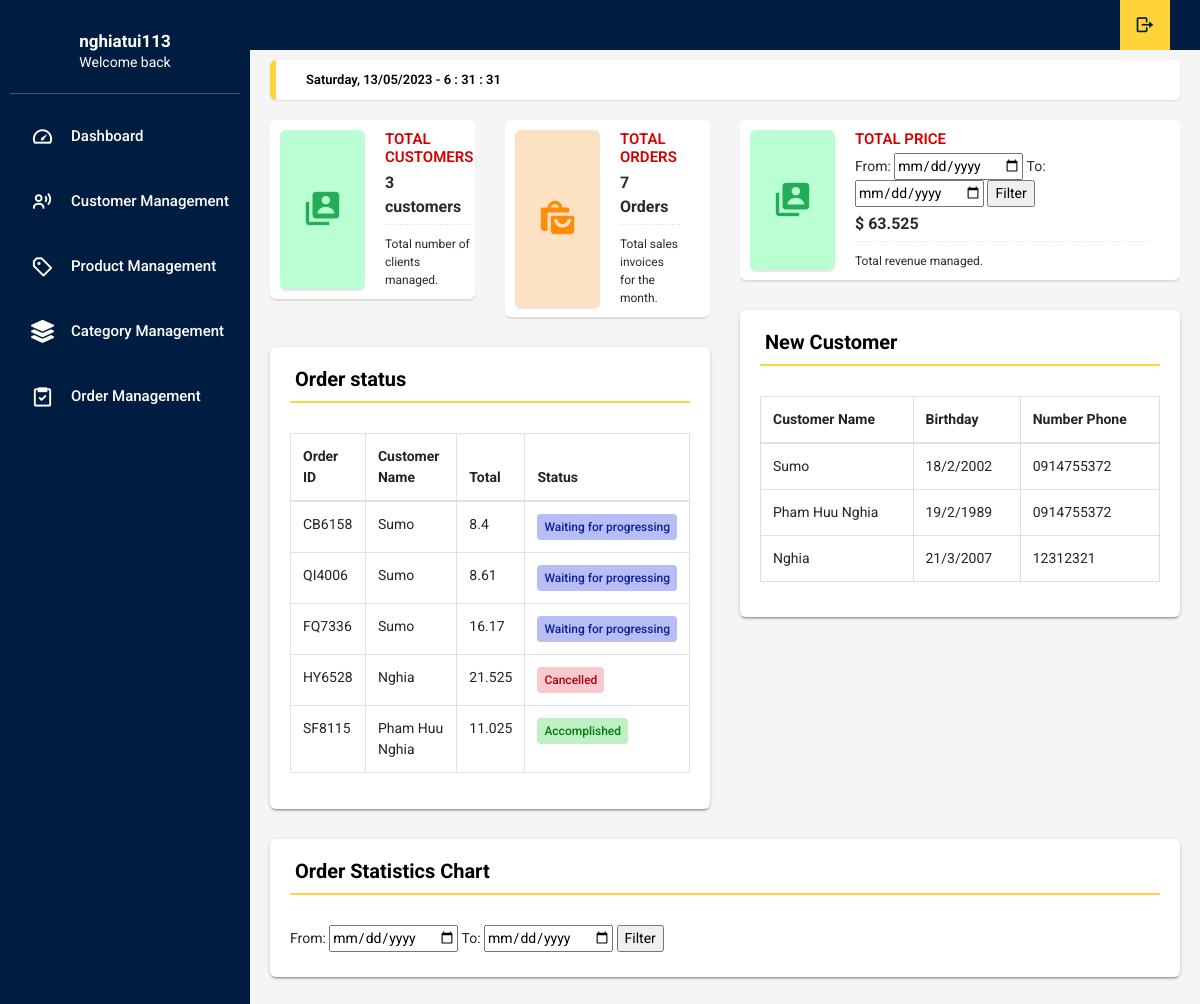
/admin/index.php (signed in), run on the app's committed database.
### tables this page shows
CREATE TABLE `orders` (
  `order_id` varchar(10) NOT NULL,
  `username` varchar(255) NOT NULL,
  `total_price` float NOT NULL,
  `date_buy` datetime NOT NULL DEFAULT current_timestamp(),
  `status` int(11) NOT NULL
);

CREATE TABLE `customer` (
  `CustomerName` varchar(30) DEFAULT NULL,
  `Gender` int(11) DEFAULT NULL,
  `Address` varchar(100) DEFAULT NULL,
  `Phone` varchar(50) DEFAULT NULL,
  `Email` varchar(50) DEFAULT NULL,
  `Day` int(11) DEFAULT NULL,
  `Month` int(11) DEFAULT NULL,
  `Year` int(11) DEFAULT NULL,
  `UserName` varchar(20) NOT NULL,
  `Password` varchar(40) DEFAULT NULL,
  `date_created` timestamp NULL DEFAULT NULL
);

### admin/content-admin.php (the view, shortened to what this page needs)
<link rel="stylesheet" href="//cdnjs.cloudflare.com/ajax/libs/morris.js/0.5.1/morris.css">
<?php include_once("connectDBadmin.php"); ?>
<main class="app-content">
  <div class="row">
    <div class="col-md-12">
      <div class="app-title">
        <div id="clock"></div>
      </div>
    </div>
  </div>
  <div class="row">
    <div class="col-md-12 col-lg-6">
      <div class="row">
        <?php
        $sql = "SELECT COUNT(*) AS total_customers FROM customer";
        $res = mysqli_query($Connect, $sql);
        $row = mysqli_fetch_assoc($res);
        $total_customers = $row['total_customers'];
        ?>
        <div class="col-md-6">
          <div class="widget-small primary coloured-icon"><i class='icon bx bxs-user-account fa-3x'></i>
            <div class="info">
              <h4>Total customers</h4>
              <p><b><?php echo $total_customers ?> customers</b></p>
              <p class="info-tong">Total number of clients managed.</p>
            </div>
          </div>
        </div>
        <?php
        $order = "SELECT COUNT(*) AS total_order FROM orders";
        $total = mysqli_query($Connect, $order);
        $row = mysqli_fetch_assoc($total);
        $total_order = $row['total_order'];
        ?>
        <div class="col-md-6">
          <div class="widget-small warning coloured-icon"><i class='icon bx bxs-shopping-bags fa-3x'></i>
            <div class="info">
              <h4>Total Orders</h4>
              <p><b><?php echo $total_order ?> Orders</b></p>
              <p class="info-tong">Total sales invoices for the month.</p>
            </div>
          </div>
        </div>
        <?php
        $status = "SELECT o.*, c.CustomerName
        FROM orders o
        JOIN customer c ON o.username = c.username
        ORDER BY o.date_buy DESC
        LIMIT 5
        ";
        $order = mysqli_query($Connect, $status);
        ?>
        <div class="col-md-12">
          <div class="tile">
            <h3 class="tile-title">Order status</h3>
            <div>
              <table class="table table-bordered">
                <thead>
                  <tr>
                    <th>Order ID</th>
                    <th>Customer Name</th>
                    <th>Total</th>
                    <th>Status</th>
                  </tr>
                </thead>
                <tbody>
                  <?php
                  while ($row = mysqli_fetch_assoc($order)) {
                  ?>
                    <tr>
                      <td><?php echo $row['order_id']; ?></td>
                      <td><?php echo $row['CustomerName']; ?></td>
                      <td>
                        <?php echo $row['total_price']; ?>
                      </td>
                      <td> <?php if ($row['status'] == 0) { ?>
                          <span class='badge bg-info'>Waiting for progressing</span>
                        <?php } elseif ($row['status'] == 1) { ?>
                          <span class='badge bg-warning'>Being transported</span>
                        <?php } elseif ($row['status'] == 2) { ?>
                          <span class='badge bg-success'>Accomplished</span>
                        <?php } else { ?>
                          <span class='badge bg-danger'>Cancelled</span>
                        <?php } ?>
                      </td>
                    </tr>
                  <?php } ?>
                </tbody>
              </table>
            </div>
          </div>
        </div>
      </div>
    </div>
    <?php
    if (isset($_POST['loc'])) {
      $date_from = $_POST['from'];
      $date_to = $_POST['to'];
      $total = "SELECT ROUND(SUM(total_price), 3) as price, date_buy, status
      FROM orders Where status != 3 AND date_buy BETWEEN '$date_from' AND '$date_to'";
    } else {
      $total = "SELECT ROUND(SUM(total_price), 3) as price
      FROM orders Where status != 3 ";
    }
    $result1 = mysqli_query($Connect, $total);
    $row1 = mysqli_fetch_array($result1);
    $sum = $row1['price'];
    ?>
    <div class="col-md-12 col-lg-6">
      <div class="row">
        <div class="col-md-12">
          <div class="widget-small primary coloured-icon"><i class='icon bx bxs-user-account fa-3x'></i>
            <div class="info">
              <h4>Total Price</h4>
              <form method="POST">
                From: <input type="date" name="from">
                To: <input type="date" name="to">
                <input type="submit" name="loc" value="Filter">
              </form>
              <p><b>$ <?php echo $sum ?></b></p>
              <p class="info-tong">Total revenue managed.</p>
            </div>
          </div>
        </div>
        <?php
        $cus = "SELECT * FROM customer
        ORDER BY date_created DESC
        LIMIT 5
        ";
        $customer = mysqli_query($Connect, $cus);
        ?>
        <div class="col-md-12">
          <div class="tile">
            <h3 class="tile-title">New Customer</h3>
            <div>
              <table class="table table-hover">
                <thead>
                  <tr>
                    <th>Customer Name </th>
                    <th>Birthday</th>
                    <th>Number Phone</th>
                  </tr>
                </thead>
                <tbody>
                  <?php
                  while ($row = mysqli_fetch_assoc($customer)) {
                  ?>
                    <tr>
                      <td><?php echo $row['CustomerName']; ?></td>
                      <td><?php echo $row["Day"]; ?>/<?php echo $row["Month"]; ?>/<?php echo $row["Year"]; ?></td>
                      <td><span class="tag tag-success"><?php echo $row["Phone"] ?></span></td>
                    </tr>
                    <tr>
                    <?php
                  }
                    ?>
                </tbody>
              </table>
            </div>
          </div>
        </div>
      </div>
    </div>
    <div class="col-md-12">
      <div class="tile">
        <h3 class="tile-title">Order Statistics Chart</h3>
        <form method="POST">
          From: <input type="date" name="date_from">
          To: <input type="date" name="date_to">
          <input type="submit" name="submit" value="Filter">
        </form>
      </div>
    </div>
  </div>
</main>

### data on the page
orders: order_id "CB6158", customer.CustomerName "Sumo", total_price "8.4", status "Waiting for progressing"
orders: order_id "QI4006", customer.CustomerName "Sumo", total_price "8.61", status "Waiting for progressing"
orders: order_id "FQ7336", customer.CustomerName "Sumo", total_price "16.17", status "Waiting for progressing"
orders: order_id "HY6528", customer.CustomerName "Nghia", total_price "21.525", status "Cancelled"
orders: order_id "SF8115", customer.CustomerName "Pham Huu Nghia", total_price "11.025", status "Accomplished"
customer: CustomerName "Sumo", Day "18", Month "2", Year "2002", Phone "0914755372"
customer: CustomerName "Pham Huu Nghia", Day "19", Month "2", Year "1989", Phone "0914755372"
customer: CustomerName "Nghia", Day "21", Month "3", Year "2007", Phone "12312321"

### other printed values
$_SESSION['us'] "nghiatui113"
$total_customers "3"
$total_order "7"
$sum "63.525"
